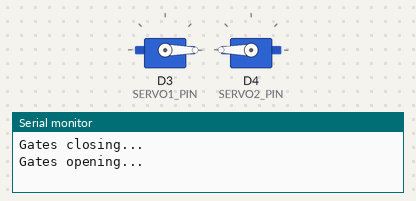
This sketch was run on a simulated ESP8266 (NodeMCU). Shown: 2 × servo, the last lines printed to the serial monitor.

Above: at 0.05 s.
At 6.0 s:
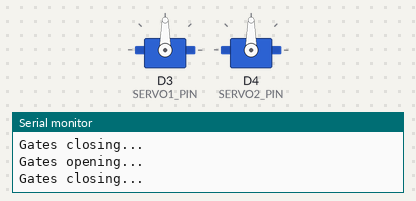
Timing chart, 0 to 7.8 s (numbered marks = the images above):
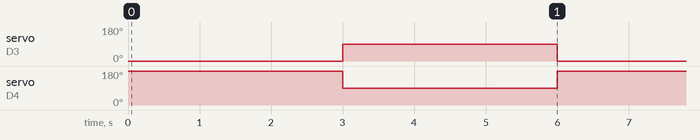

The sketch:

servo_motors.ino
```cpp
#include <ESP8266WiFi.h>
#include <Servo.h>

// -------- Servo Pins ----------
#define SERVO1_PIN D3
#define SERVO2_PIN D4

Servo servo1;
Servo servo2;

// -------- Gate Positions ----------
int gateUp = 0;     // Adjust depending on your servo mounting
int gateDown = 90;  // Servo angle when gate is down

void setup() {
  Serial.begin(9600);

  servo1.attach(SERVO1_PIN);
  servo2.attach(SERVO2_PIN);

  // Start with gates down
  closeGates();
}

void loop() {
  // Example: open gates, wait, then close
  openGates();
  delay(3000); // gates stay up for 3 seconds
  closeGates();
  delay(3000);
}

// -------- Methods --------

// Open both gates simultaneously
void openGates() {
  servo1.write(gateUp);       // Servo1 goes UP
  servo2.write(180 - gateUp); // Servo2 faces opposite, so invert angle
  Serial.println("Gates opening...");
}

// Close both gates simultaneously
void closeGates() {
  servo1.write(gateDown);       // Servo1 goes DOWN
  servo2.write(180 - gateDown); // Servo2 faces opposite
  Serial.println("Gates closing...");
}
```

Measured:
- by itself, servo on D3 (SERVO1_PIN): alternates 90° for 3.0 s and 0° for 3.0 s
- by itself, servo on D4 (SERVO2_PIN): alternates 180° for 3.0 s and 90° for 3.0 s
